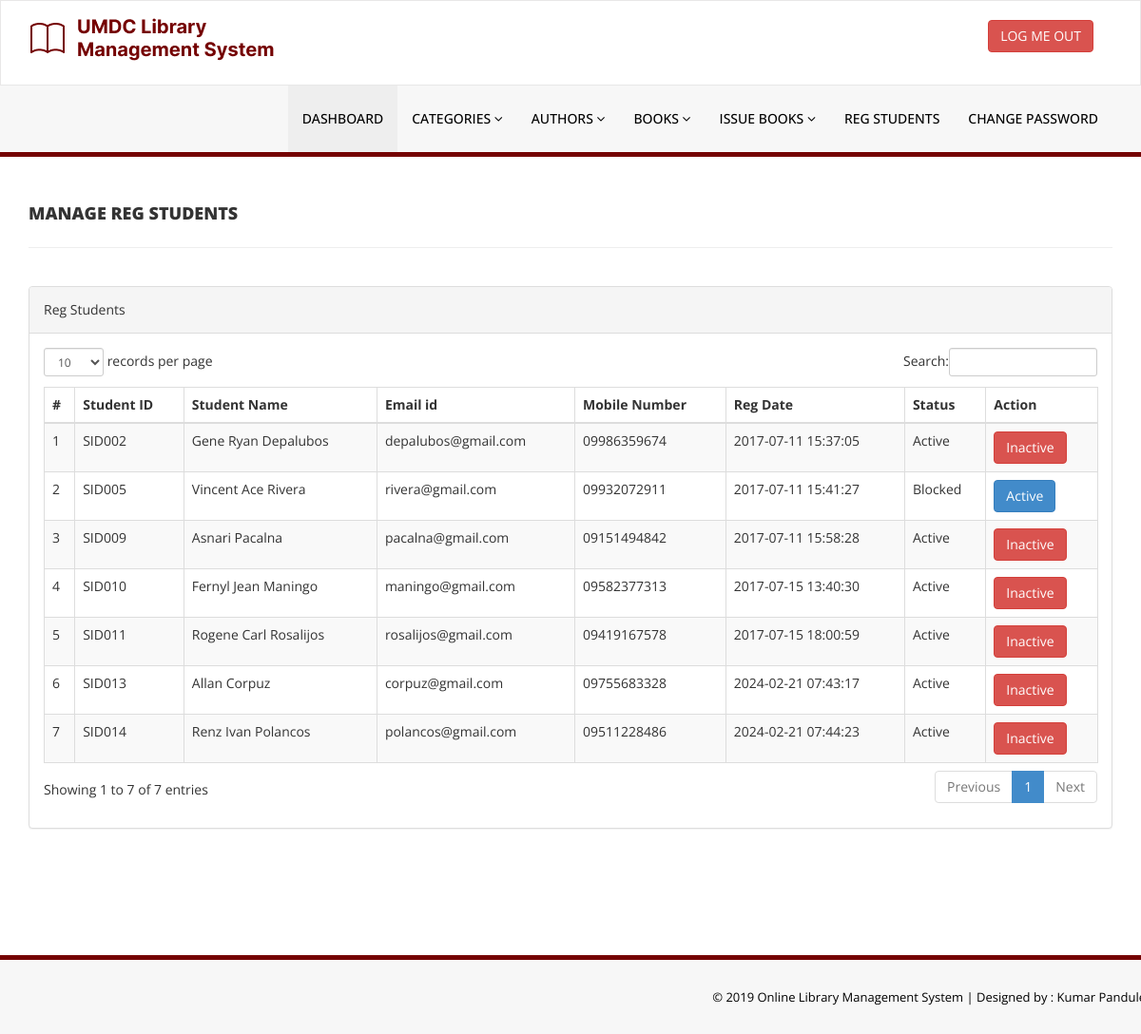
The page /library/admin/reg-students.php (signed in) on the database its author committed.
### tables this page shows
CREATE TABLE `tblstudents` (
  `id` int(11) NOT NULL,
  `StudentId` varchar(100) DEFAULT NULL,
  `FullName` varchar(120) DEFAULT NULL,
  `EmailId` varchar(120) DEFAULT NULL,
  `MobileNumber` char(11) DEFAULT NULL,
  `Password` varchar(120) DEFAULT NULL,
  `Status` int(1) DEFAULT NULL,
  `RegDate` timestamp NULL DEFAULT current_timestamp(),
  `UpdationDate` timestamp NULL DEFAULT NULL ON UPDATE current_timestamp()
);

### library/admin/reg-students.php (the view, shortened to what this page needs)
<?php
include('includes/config.php');
if(strlen($_SESSION['alogin'])==0)
    {
header('location:index.php');
}
else{
    ?>
<!DOCTYPE html>
<html xmlns="http://www.w3.org/1999/xhtml">
<head>
    <link href="assets/css/bootstrap.css" rel="stylesheet" />
    <link href="assets/css/font-awesome.css" rel="stylesheet" />
    <link href="assets/js/dataTables/dataTables.bootstrap.css" rel="stylesheet" />
    <link href="assets/css/style.css" rel="stylesheet" />
</head>
<body>
<?php include('includes/header.php');?>
    <div class="content-wrapper">
         <div class="container">
        <div class="row pad-botm">
            <div class="col-md-12">
                <h4 class="header-line">Manage Reg Students</h4>
    </div>
        </div>
            <div class="row">
                <div class="col-md-12">
                    <div class="panel panel-default">
                        <div class="panel-heading">
                          Reg Students
                        </div>
                        <div class="panel-body">
                            <div class="table-responsive">
                                <table class="table table-striped table-bordered table-hover" id="dataTables-example">
                                    <thead>
                                        <tr>
                                            <th>#</th>
                                            <th>Student ID</th>
                                            <th>Student Name</th>
                                            <th>Email id </th>
                                            <th>Mobile Number</th>
                                            <th>Reg Date</th>
                                            <th>Status</th>
                                            <th>Action</th>
                                        </tr>
                                    </thead>
                                    <tbody>
<?php $sql = "SELECT * from tblstudents";
$query = $dbh -> prepare($sql);
$query->execute();
$results=$query->fetchAll(PDO::FETCH_OBJ);
$cnt=1;
if($query->rowCount() > 0)
{
foreach($results as $result)
{               ?>
                                        <tr class="odd gradeX">
                                            <td class="center"><?php echo htmlentities($cnt);?></td>
                                            <td class="center"><?php echo htmlentities($result->StudentId);?></td>
                                            <td class="center"><?php echo htmlentities($result->FullName);?></td>
                                            <td class="center"><?php echo htmlentities($result->EmailId);?></td>
                                            <td class="center"><?php echo htmlentities($result->MobileNumber);?></td>
                                             <td class="center"><?php echo htmlentities($result->RegDate);?></td>
                                            <td class="center"><?php if($result->Status==1)
                                            {
                                                echo htmlentities("Active");
                                            } else {
                                            echo htmlentities("Blocked");
}
                                            ?></td>
                                            <td class="center">
<?php if($result->Status==1)
 {?>
<a href="reg-students.php?inid=<?php echo htmlentities($result->id);?>" onclick="return confirm('Are you sure you want to block this student?');"" >  <button class="btn btn-danger"> Inactive</button>
<?php } else {?>
                                            <a href="reg-students.php?id=<?php echo htmlentities($result->id);?>" onclick="return confirm('Are you sure you want to active this student?');""><button class="btn btn-primary"> Active</button>
                                            <?php } ?>
                                            </td>
                                        </tr>
 <?php $cnt=$cnt+1;}} ?>
                                    </tbody>
                                </table>
                            </div>
                        </div>
                    </div>
                </div>
            </div>
    </div>
    </div>
  <?php include('includes/footer.php');?>
</body>
</html>
<?php } ?>

### library/admin/assets/css/style.css (style rules this page uses)
body { font-family: 'Open Sans', sans-serif; line-height:28px; }
.content-wrapper { margin-top: 40px; min-height:800px; padding-bottom:90px; }
.header-line { font-weight:900; padding-bottom:25px; border-bottom:1px solid #eeeeee; text-transform:uppercase; }
.pad-botm { padding-bottom:30px; }

### rows shown on the page
tblstudents: StudentId "SID002", FullName "Gene Ryan Depalubos", EmailId "depalubos@gmail.com", MobileNumber "09986359674", RegDate "2017-07-11 15:37:05"
tblstudents: StudentId "SID005", FullName "Vincent Ace Rivera", EmailId "rivera@gmail.com", MobileNumber "09932072911", RegDate "2017-07-11 15:41:27"
tblstudents: StudentId "SID009", FullName "Asnari Pacalna", EmailId "pacalna@gmail.com", MobileNumber "09151494842", RegDate "2017-07-11 15:58:28"
tblstudents: StudentId "SID010", FullName "Fernyl Jean Maningo", EmailId "maningo@gmail.com", MobileNumber "09582377313", RegDate "2017-07-15 13:40:30"
tblstudents: StudentId "SID011", FullName "Rogene Carl Rosalijos", EmailId "rosalijos@gmail.com", MobileNumber "09419167578", RegDate "2017-07-15 18:00:59"
tblstudents: StudentId "SID013", FullName "Allan Corpuz", EmailId "corpuz@gmail.com", MobileNumber "09755683328", RegDate "2024-02-21 07:43:17"
tblstudents: StudentId "SID014", FullName "Renz Ivan Polancos", EmailId "polancos@gmail.com", MobileNumber "09511228486", RegDate "2024-02-21 07:44:23"
